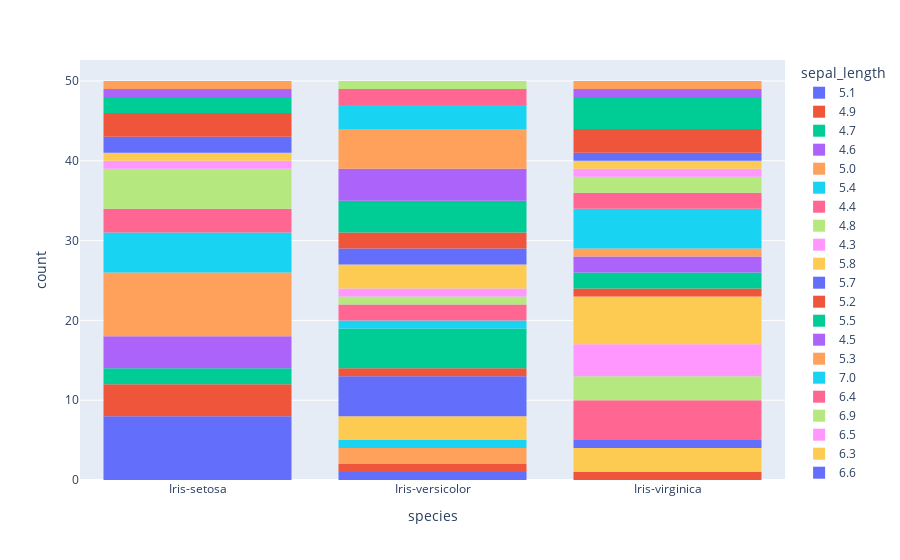

Notebook code cell kept with this figure:
### Code cell
hist=pe.histogram(data, x="species", color="sepal_length")
hist.show()

### Figure 1 — Plotly figure (JSON) as saved in the notebook; plotly's stock layout.template omitted (floating-point values rounded to 4 significant figures)
{"data": [{"alignmentgroup": "True", "bingroup": "x", "hovertemplate": "sepal_length=5.1<br>species=%{x}<br>count=%{y}<extra></extra>", "legendgroup": "5.1", "marker": {"color": "#636efa", "pattern": {"shape": ""}}, "name": "5.1", "offsetgroup": "5.1", "orientation": "v", "showlegend": true, "type": "histogram", "x": ["Iris-setosa", "Iris-setosa", "Iris-setosa", "Iris-setosa", "Iris-setosa", "Iris-setosa", "Iris-setosa", "Iris-setosa", "Iris-versicolor"], "xaxis": "x", "yaxis": "y"}, {"alignmentgroup": "True", "bingroup": "x", "hovertemplate": "sepal_length=4.9<br>species=%{x}<br>count=%{y}<extra></extra>", "legendgroup": "4.9", "marker": {"color": "#EF553B", "pattern": {"shape": ""}}, "name": "4.9", "offsetgroup": "4.9", "orientation": "v", "showlegend": true, "type": "histogram", "x": ["Iris-setosa", "Iris-setosa", "Iris-setosa", "Iris-setosa", "Iris-versicolor", "Iris-virginica"], "xaxis": "x", "yaxis": "y"}, {"alignmentgroup": "True", "bingroup": "x", "hovertemplate": "sepal_length=4.7<br>species=%{x}<br>count=%{y}<extra></extra>", "legendgroup": "4.7", "marker": {"color": "#00cc96", "pattern": {"shape": ""}}, "name": "4.7", "offsetgroup": "4.7", "orientation": "v", "showlegend": true, "type": "histogram", "x": ["Iris-setosa", "Iris-setosa"], "xaxis": "x", "yaxis": "y"}, {"alignmentgroup": "True", "bingroup": "x", "hovertemplate": "sepal_length=4.6<br>species=%{x}<br>count=%{y}<extra></extra>", "legendgroup": "4.6", "marker": {"color": "#ab63fa", "pattern": {"shape": ""}}, "name": "4.6", "offsetgroup": "4.6", "orientation": "v", "showlegend": true, "type": "histogram", "x": ["Iris-setosa", "Iris-setosa", "Iris-setosa", "Iris-setosa"], "xaxis": "x", "yaxis": "y"}, {"alignmentgroup": "True", "bingroup": "x", "hovertemplate": "sepal_length=5.0<br>species=%{x}<br>count=%{y}<extra></extra>", "legendgroup": "5.0", "marker": {"color": "#FFA15A", "pattern": {"shape": ""}}, "name": "5.0", "offsetgroup": "5.0", "orientation": "v", "showlegend": true, "type": "histogram", "x": ["Iris-setosa", "Iris-setosa", "Iris-setosa", "Iris-setosa", "Iris-setosa", "Iris-setosa", "Iris-setosa", "Iris-setosa", "Iris-versicolor", "Iris-versicolor"], "xaxis": "x", "yaxis": "y"}, {"alignmentgroup": "True", "bingroup": "x", "hovertemplate": "sepal_length=5.4<br>species=%{x}<br>count=%{y}<extra></extra>", "legendgroup": "5.4", "marker": {"color": "#19d3f3", "pattern": {"shape": ""}}, "name": "5.4", "offsetgroup": "5.4", "orientation": "v", "showlegend": true, "type": "histogram", "x": ["Iris-setosa", "Iris-setosa", "Iris-setosa", "Iris-setosa", "Iris-setosa", "Iris-versicolor"], "xaxis": "x", "yaxis": "y"}, {"alignmentgroup": "True", "bingroup": "x", "hovertemplate": "sepal_length=4.4<br>species=%{x}<br>count=%{y}<extra></extra>", "legendgroup": "4.4", "marker": {"color": "#FF6692", "pattern": {"shape": ""}}, "name": "4.4", "offsetgroup": "4.4", "orientation": "v", "showlegend": true, "type": "histogram", "x": ["Iris-setosa", "Iris-setosa", "Iris-setosa"], "xaxis": "x", "yaxis": "y"}, {"alignmentgroup": "True", "bingroup": "x", "hovertemplate": "sepal_length=4.8<br>species=%{x}<br>count=%{y}<extra></extra>", "legendgroup": "4.8", "marker": {"color": "#B6E880", "pattern": {"shape": ""}}, "name": "4.8", "offsetgroup": "4.8", "orientation": "v", "showlegend": true, "type": "histogram", "x": ["Iris-setosa", "Iris-setosa", "Iris-setosa", "Iris-setosa", "Iris-setosa"], "xaxis": "x", "yaxis": "y"}, {"alignmentgroup": "True", "bingroup": "x", "hovertemplate": "sepal_length=4.3<br>species=%{x}<br>count=%{y}<extra></extra>", "legendgroup": "4.3", "marker": {"color": "#FF97FF", "pattern": {"shape": ""}}, "name": "4.3", "offsetgroup": "4.3", "orientation": "v", "showlegend": true, "type": "histogram", "x": ["Iris-setosa"], "xaxis": "x", "yaxis": "y"}, {"alignmentgroup": "True", "bingroup": "x", "hovertemplate": "sepal_length=5.8<br>species=%{x}<br>count=%{y}<extra></extra>", "legendgroup": "5.8", "marker": {"color": "#FECB52", "pattern": {"shape": ""}}, "name": "5.8", "offsetgroup": "5.8", "orientation": "v", "showlegend": true, "type": "histogram", "x": ["Iris-setosa", "Iris-versicolor", "Iris-versicolor", "Iris-versicolor", "Iris-virginica", "Iris-virginica", "Iris-virginica"], "xaxis": "x", "yaxis": "y"}, {"alignmentgroup": "True", "bingroup": "x", "hovertemplate": "sepal_length=5.7<br>species=%{x}<br>count=%{y}<extra></extra>", "legendgroup": "5.7", "marker": {"color": "#636efa", "pattern": {"shape": ""}}, "name": "5.7", "offsetgroup": "5.7", "orientation": "v", "showlegend": true, "type": "histogram", "x": ["Iris-setosa", "Iris-setosa", "Iris-versicolor", "Iris-versicolor", "Iris-versicolor", "Iris-versicolor", "Iris-versicolor", "Iris-virginica"], "xaxis": "x", "yaxis": "y"}, {"alignmentgroup": "True", "bingroup": "x", "hovertemplate": "sepal_length=5.2<br>species=%{x}<br>count=%{y}<extra></extra>", "legendgroup": "5.2", "marker": {"color": "#EF553B", "pattern": {"shape": ""}}, "name": "5.2", "offsetgroup": "5.2", "orientation": "v", "showlegend": true, "type": "histogram", "x": ["Iris-setosa", "Iris-setosa", "Iris-setosa", "Iris-versicolor"], "xaxis": "x", "yaxis": "y"}, {"alignmentgroup": "True", "bingroup": "x", "hovertemplate": "sepal_length=5.5<br>species=%{x}<br>count=%{y}<extra></extra>", "legendgroup": "5.5", "marker": {"color": "#00cc96", "pattern": {"shape": ""}}, "name": "5.5", "offsetgroup": "5.5", "orientation": "v", "showlegend": true, "type": "histogram", "x": ["Iris-setosa", "Iris-setosa", "Iris-versicolor", "Iris-versicolor", "Iris-versicolor", "Iris-versicolor", "Iris-versicolor"], "xaxis": "x", "yaxis": "y"}, {"alignmentgroup": "True", "bingroup": "x", "hovertemplate": "sepal_length=4.5<br>species=%{x}<br>count=%{y}<extra></extra>", "legendgroup": "4.5", "marker": {"color": "#ab63fa", "pattern": {"shape": ""}}, "name": "4.5", "offsetgroup": "4.5", "orientation": "v", "showlegend": true, "type": "histogram", "x": ["Iris-setosa"], "xaxis": "x", "yaxis": "y"}, {"alignmentgroup": "True", "bingroup": "x", "hovertemplate": "sepal_length=5.3<br>species=%{x}<br>count=%{y}<extra></extra>", "legendgroup": "5.3", "marker": {"color": "#FFA15A", "pattern": {"shape": ""}}, "name": "5.3", "offsetgroup": "5.3", "orientation": "v", "showlegend": true, "type": "histogram", "x": ["Iris-setosa"], "xaxis": "x", "yaxis": "y"}, {"alignmentgroup": "True", "bingroup": "x", "hovertemplate": "sepal_length=7.0<br>species=%{x}<br>count=%{y}<extra></extra>", "legendgroup": "7.0", "marker": {"color": "#19d3f3", "pattern": {"shape": ""}}, "name": "7.0", "offsetgroup": "7.0", "orientation": "v", "showlegend": true, "type": "histogram", "x": ["Iris-versicolor"], "xaxis": "x", "yaxis": "y"}, {"alignmentgroup": "True", "bingroup": "x", "hovertemplate": "sepal_length=6.4<br>species=%{x}<br>count=%{y}<extra></extra>", "legendgroup": "6.4", "marker": {"color": "#FF6692", "pattern": {"shape": ""}}, "name": "6.4", "offsetgroup": "6.4", "orientation": "v", "showlegend": true, "type": "histogram", "x": ["Iris-versicolor", "Iris-versicolor", "Iris-virginica", "Iris-virginica", "Iris-virginica", "Iris-virginica", "Iris-virginica"], "xaxis": "x", "yaxis": "y"}, {"alignmentgroup": "True", "bingroup": "x", "hovertemplate": "sepal_length=6.9<br>species=%{x}<br>count=%{y}<extra></extra>", "legendgroup": "6.9", "marker": {"color": "#B6E880", "pattern": {"shape": ""}}, "name": "6.9", "offsetgroup": "6.9", "orientation": "v", "showlegend": true, "type": "histogram", "x": ["Iris-versicolor", "Iris-virginica", "Iris-virginica", "Iris-virginica"], "xaxis": "x", "yaxis": "y"}, {"alignmentgroup": "True", "bingroup": "x", "hovertemplate": "sepal_length=6.5<br>species=%{x}<br>count=%{y}<extra></extra>", "legendgroup": "6.5", "marker": {"color": "#FF97FF", "pattern": {"shape": ""}}, "name": "6.5", "offsetgroup": "6.5", "orientation": "v", "showlegend": true, "type": "histogram", "x": ["Iris-versicolor", "Iris-virginica", "Iris-virginica", "Iris-virginica", "Iris-virginica"], "xaxis": "x", "yaxis": "y"}, {"alignmentgroup": "True", "bingroup": "x", "hovertemplate": "sepal_length=6.3<br>species=%{x}<br>count=%{y}<extra></extra>", "legendgroup": "6.3", "marker": {"color": "#FECB52", "pattern": {"shape": ""}}, "name": "6.3", "offsetgroup": "6.3", "orientation": "v", "showlegend": true, "type": "histogram", "x": ["Iris-versicolor", "Iris-versicolor", "Iris-versicolor", "Iris-virginica", "Iris-virginica", "Iris-virginica", "Iris-virginica", "Iris-virginica", "Iris-virginica"], "xaxis": "x", "yaxis": "y"}, {"alignmentgroup": "True", "bingroup": "x", "hovertemplate": "sepal_length=6.6<br>species=%{x}<br>count=%{y}<extra></extra>", "legendgroup": "6.6", "marker": {"color": "#636efa", "pattern": {"shape": ""}}, "name": "6.6", "offsetgroup": "6.6", "orientation": "v", "showlegend": true, "type": "histogram", "x": ["Iris-versicolor", "Iris-versicolor"], "xaxis": "x", "yaxis": "y"}, {"alignmentgroup": "True", "bingroup": "x", "hovertemplate": "sepal_length=5.9<br>species=%{x}<br>count=%{y}<extra></extra>", "legendgroup": "5.9", "marker": {"color": "#EF553B", "pattern": {"shape": ""}}, "name": "5.9", "offsetgroup": "5.9", "orientation": "v", "showlegend": true, "type": "histogram", "x": ["Iris-versicolor", "Iris-versicolor", "Iris-virginica"], "xaxis": "x", "yaxis": "y"}, {"alignmentgroup": "True", "bingroup": "x", "hovertemplate": "sepal_length=6.0<br>species=%{x}<br>count=%{y}<extra></extra>", "legendgroup": "6.0", "marker": {"color": "#00cc96", "pattern": {"shape": ""}}, "name": "6.0", "offsetgroup": "6.0", "orientation": "v", "showlegend": true, "type": "histogram", "x": ["Iris-versicolor", "Iris-versicolor", "Iris-versicolor", "Iris-versicolor", "Iris-virginica", "Iris-virginica"], "xaxis": "x", "yaxis": "y"}, {"alignmentgroup": "True", "bingroup": "x", "hovertemplate": "sepal_length=6.1<br>species=%{x}<br>count=%{y}<extra></extra>", "legendgroup": "6.1", "marker": {"color": "#ab63fa", "pattern": {"shape": ""}}, "name": "6.1", "offsetgroup": "6.1", "orientation": "v", "showlegend": true, "type": "histogram", "x": ["Iris-versicolor", "Iris-versicolor", "Iris-versicolor", "Iris-versicolor", "Iris-virginica", "Iris-virginica"], "xaxis": "x", "yaxis": "y"}, {"alignmentgroup": "True", "bingroup": "x", "hovertemplate": "sepal_length=5.6<br>species=%{x}<br>count=%{y}<extra></extra>", "legendgroup": "5.6", "marker": {"color": "#FFA15A", "pattern": {"shape": ""}}, "name": "5.6", "offsetgroup": "5.6", "orientation": "v", "showlegend": true, "type": "histogram", "x": ["Iris-versicolor", "Iris-versicolor", "Iris-versicolor", "Iris-versicolor", "Iris-versicolor", "Iris-virginica"], "xaxis": "x", "yaxis": "y"}, {"alignmentgroup": "True", "bingroup": "x", "hovertemplate": "sepal_length=6.7<br>species=%{x}<br>count=%{y}<extra></extra>", "legendgroup": "6.7", "marker": {"color": "#19d3f3", "pattern": {"shape": ""}}, "name": "6.7", "offsetgroup": "6.7", "orientation": "v", "showlegend": true, "type": "histogram", "x": ["Iris-versicolor", "Iris-versicolor", "Iris-versicolor", "Iris-virginica", "Iris-virginica", "Iris-virginica", "Iris-virginica", "Iris-virginica"], "xaxis": "x", "yaxis": "y"}, {"alignmentgroup": "True", "bingroup": "x", "hovertemplate": "sepal_length=6.2<br>species=%{x}<br>count=%{y}<extra></extra>", "legendgroup": "6.2", "marker": {"color": "#FF6692", "pattern": {"shape": ""}}, "name": "6.2", "offsetgroup": "6.2", "orientation": "v", "showlegend": true, "type": "histogram", "x": ["Iris-versicolor", "Iris-versicolor", "Iris-virginica", "Iris-virginica"], "xaxis": "x", "yaxis": "y"}, {"alignmentgroup": "True", "bingroup": "x", "hovertemplate": "sepal_length=6.8<br>species=%{x}<br>count=%{y}<extra></extra>", "legendgroup": "6.8", "marker": {"color": "#B6E880", "pattern": {"shape": ""}}, "name": "6.8", "offsetgroup": "6.8", "orientation": "v", "showlegend": true, "type": "histogram", "x": ["Iris-versicolor", "Iris-virginica", "Iris-virginica"], "xaxis": "x", "yaxis": "y"}, {"alignmentgroup": "True", "bingroup": "x", "hovertemplate": "sepal_length=7.1<br>species=%{x}<br>count=%{y}<extra></extra>", "legendgroup": "7.1", "marker": {"color": "#FF97FF", "pattern": {"shape": ""}}, "name": "7.1", "offsetgroup": "7.1", "orientation": "v", "showlegend": true, "type": "histogram", "x": ["Iris-virginica"], "xaxis": "x", "yaxis": "y"}, {"alignmentgroup": "True", "bingroup": "x", "hovertemplate": "sepal_length=7.6<br>species=%{x}<br>count=%{y}<extra></extra>", "legendgroup": "7.6", "marker": {"color": "#FECB52", "pattern": {"shape": ""}}, "name": "7.6", "offsetgroup": "7.6", "orientation": "v", "showlegend": true, "type": "histogram", "x": ["Iris-virginica"], "xaxis": "x", "yaxis": "y"}, {"alignmentgroup": "True", "bingroup": "x", "hovertemplate": "sepal_length=7.3<br>species=%{x}<br>count=%{y}<extra></extra>", "legendgroup": "7.3", "marker": {"color": "#636efa", "pattern": {"shape": ""}}, "name": "7.3", "offsetgroup": "7.3", "orientation": "v", "showlegend": true, "type": "histogram", "x": ["Iris-virginica"], "xaxis": "x", "yaxis": "y"}, {"alignmentgroup": "True", "bingroup": "x", "hovertemplate": "sepal_length=7.2<br>species=%{x}<br>count=%{y}<extra></extra>", "legendgroup": "7.2", "marker": {"color": "#EF553B", "pattern": {"shape": ""}}, "name": "7.2", "offsetgroup": "7.2", "orientation": "v", "showlegend": true, "type": "histogram", "x": ["Iris-virginica", "Iris-virginica", "Iris-virginica"], "xaxis": "x", "yaxis": "y"}, {"alignmentgroup": "True", "bingroup": "x", "hovertemplate": "sepal_length=7.7<br>species=%{x}<br>count=%{y}<extra></extra>", "legendgroup": "7.7", "marker": {"color": "#00cc96", "pattern": {"shape": ""}}, "name": "7.7", "offsetgroup": "7.7", "orientation": "v", "showlegend": true, "type": "histogram", "x": ["Iris-virginica", "Iris-virginica", "Iris-virginica", "Iris-virginica"], "xaxis": "x", "yaxis": "y"}, {"alignmentgroup": "True", "bingroup": "x", "hovertemplate": "sepal_length=7.4<br>species=%{x}<br>count=%{y}<extra></extra>", "legendgroup": "7.4", "marker": {"color": "#ab63fa", "pattern": {"shape": ""}}, "name": "7.4", "offsetgroup": "7.4", "orientation": "v", "showlegend": true, "type": "histogram", "x": ["Iris-virginica"], "xaxis": "x", "yaxis": "y"}, {"alignmentgroup": "True", "bingroup": "x", "hovertemplate": "sepal_length=7.9<br>species=%{x}<br>count=%{y}<extra></extra>", "legendgroup": "7.9", "marker": {"color": "#FFA15A", "pattern": {"shape": ""}}, "name": "7.9", "offsetgroup": "7.9", "orientation": "v", "showlegend": true, "type": "histogram", "x": ["Iris-virginica"], "xaxis": "x", "yaxis": "y"}], "layout": {"barmode": "relative", "legend": {"title": {"text": "sepal_length"}, "tracegroupgap": 0}, "margin": {"t": 60}, "xaxis": {"anchor": "y", "domain": [0, 1], "title": {"text": "species"}}, "yaxis": {"anchor": "x", "domain": [0, 1], "title": {"text": "count"}}}}
